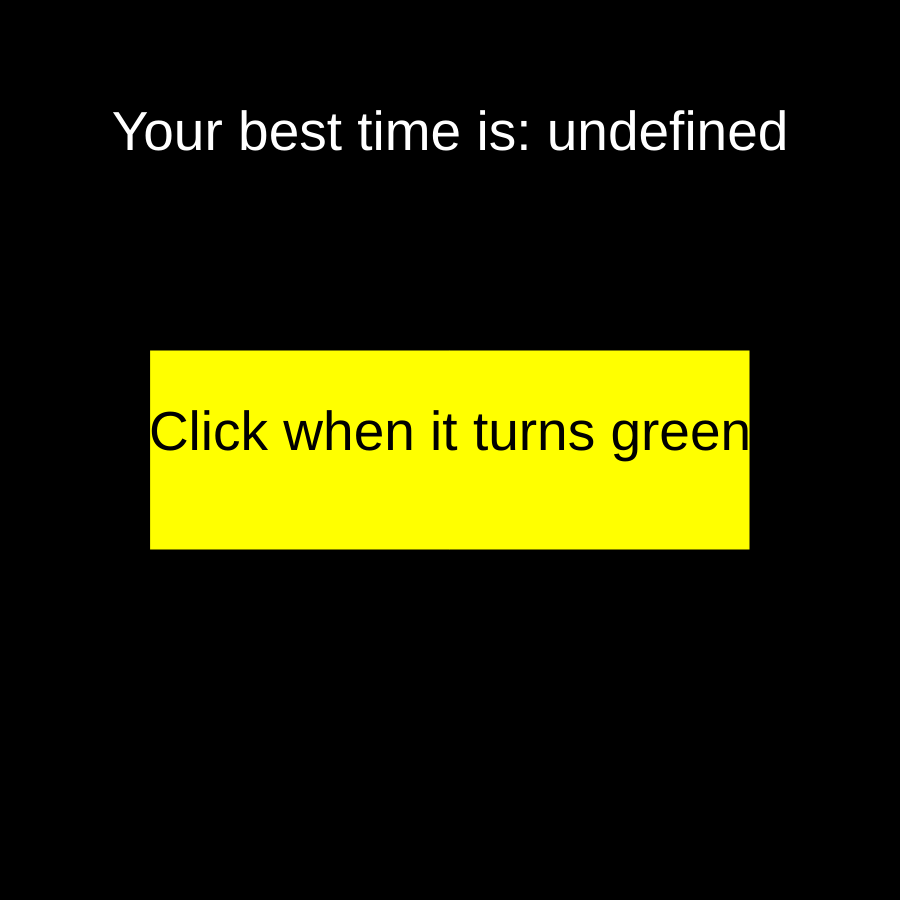
Frame 1 (no input)
Frame 60 (no input): identical to frame 1, image omitted
Frame 120 (the mouse pressed at the canvas centre since frame 60): identical to frame 1, image omitted

The p5.js sketch that drew this single still picture (run headless with seeded random() and noise() and a simulated clock; from frame 60 on, the mouse is pressed at the canvas centre):

// p5.js sketch
// ── sketch.js
let timer = 0;
let waitingTime = 0;

let minWaitingTime = 3;
let maxWaitingTime = 6;

let buttonWidth = 600;
let buttonHeight = 200;

let wait = true;
let count = true;

let time = 0;
let bestTime = 1000;

function setup(){
    createCanvas(900, 900);
    rectMode(CENTER);
    textAlign(CENTER);
    textSize(55);

    setNewWaitingTime();
}

function draw(){
    translate(width/2, height/2);
    background(0);
    drawButton();

    if(wait){
        incrementTimer();
        printWait();
        if(timer > waitingTime * 1000)
            wait = false;
    } else {
        if(count) incrementTimer();
        else printReset();
        printTime();
    }

    printBestTime();
}

function printBestTime(){
    fill(255);
    
    if(bestTime == 1000)
        text("Your best time is: undefined", 0, -300);
    else
        text("Your best time is: " + bestTime + " ms", 0, -300);

}

function mousePressed(){
    if(mouseOverButton()){
        if(wait) 
            setNewWaitingTime();
        else {
            count = false;
            time = round(timer - waitingTime * 1000);
            if(time < bestTime)
                bestTime = time;
        }
    }
}

function mouseOverButton(){
    let realMouseX = mouseX - width/2;
    let realMouseY = mouseY - width/2;

    return -buttonWidth/2  < realMouseX && realMouseX < buttonWidth/2 &&
           -buttonHeight/2 < realMouseY && realMouseY < buttonHeight/2;
}

function setNewWaitingTime(){
    timer = 0;
    waitingTime = random(minWaitingTime, maxWaitingTime);
}

function incrementTimer(){
    timer += deltaTime;
}

function drawButton(){
    if(wait) fill('yellow');
    else     fill('Green');
    rect(0, 0, buttonWidth, buttonHeight);
}

function printWait(){
    fill(0);
    text("Click when it turns green", 0, 0);
}

function printTime(){
    fill(0);
    text(round(timer - waitingTime * 1000) + " ms", 0, 0);
}

function printReset(){
    fill(0);
    text("press \"R\" to try again", 0, 70);
}

function keyPressed(){
    if(keyCode == 82)
        reset();
}

function reset(){
    setNewWaitingTime();
    wait = true;
    count = true;
}
